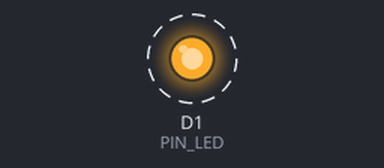
Simulated run of this sketch. Board: ESP8266 (NodeMCU). Parts: output pins drawn as LEDs (lit = HIGH). Dashed ring = blinking.

Above: at 0.5 s.
Timing chart, 0 to 4.6 s (numbered marks = the images above):
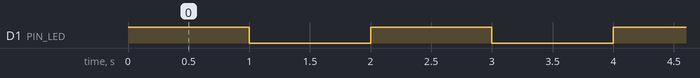

The sketch:

22_Lab-01.ino
```cpp
const int PIN_LED = D1;

// 프로그램 시작시 초기화 작업
void setup()
{
  Serial.begin(115200);     // 시리얼 통신 초기화
  pinMode(PIN_LED, OUTPUT);
}

void loop() {
  digitalWrite(D1, HIGH);
  delay(1000);
  digitalWrite(D1, LOW);
  delay(1000);
}
```

Measured:
- by itself, D1 (PIN_LED): alternates HIGH for 1.0 s and LOW for 1.0 s
